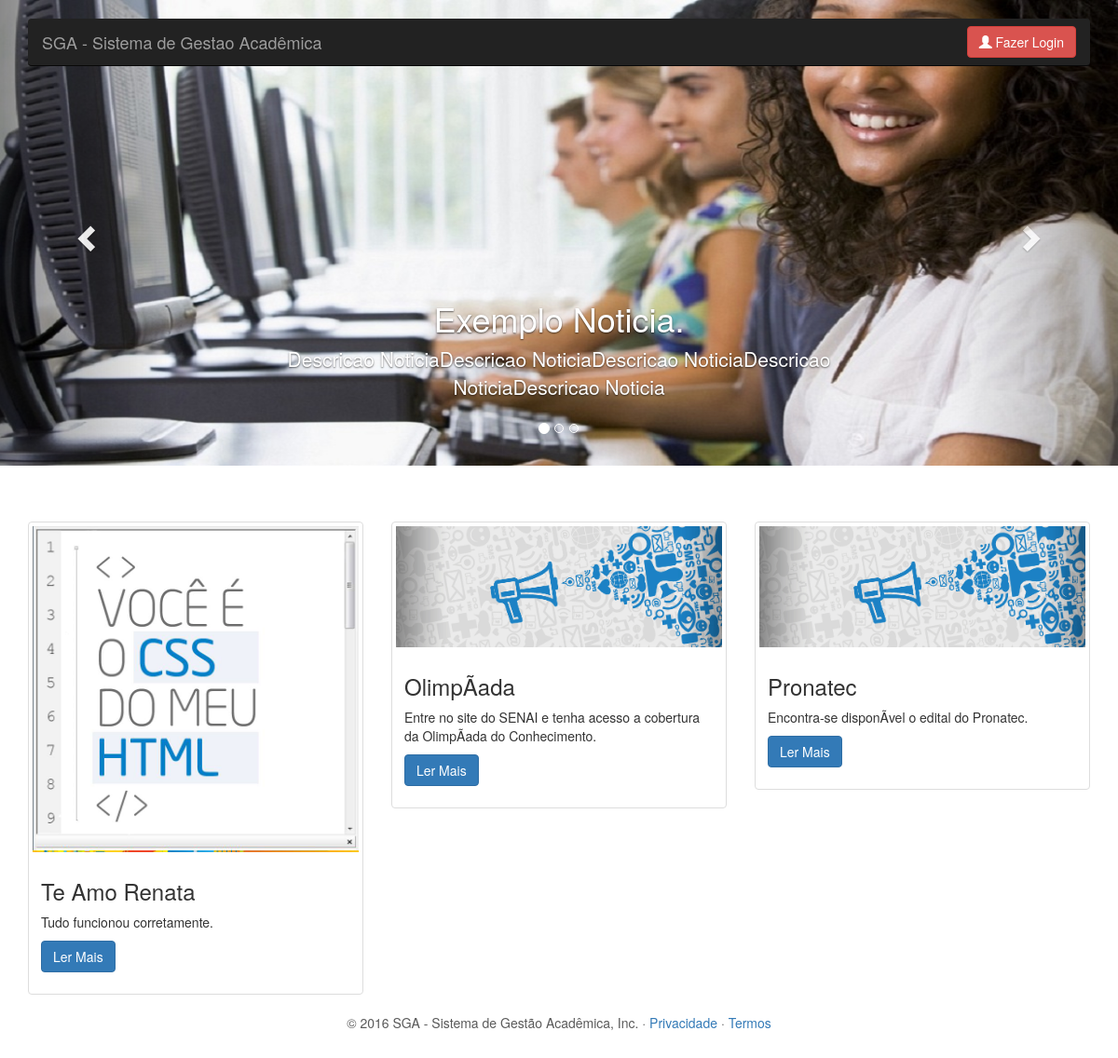
The page / on the database its author committed.
### tables this page shows
CREATE TABLE IF NOT EXISTS `noticias` (
  `tit_noticia` varchar(25) NOT NULL,
  `desc_noticia` varchar(160) NOT NULL,
  `imagem` varchar(50) DEFAULT NULL,
  `cd_noticias` bigint(20) NOT NULL,
  `permissao` varchar(1) NOT NULL,
  `posicao` varchar(10) NOT NULL,
  `categoria` varchar(20) NOT NULL,
  `foto` varchar(300) NOT NULL
);

### classes/database.class.php (called while the page is built, shortened)
<?php
class Database {
  private $mysql;
  private $query;
  public function __construct() {
    $this->mysql = new mysqli('localhost', 'root','', 'sga');
  }
  protected function clearAttributes() {
    $not = array('last_query', 'operators', 'join_types');
    $attrs = get_object_vars($this);
  }
  public function result() {
    $data = array();
    if(!empty($this->query)) {
      while($result = mysqli_fetch_object($this->query)) {
        $data[] = (Object) array_map("utf8_encode", (Array) $result);
      }
    }
    return $data;
  }
  public function query($query, $escape = FALSE) {
    $escape = (!is_bool($escape)) ? TRUE : $escape;
    $this->query = $this->mysql->query($query);
    return $this;
  }
}

### classes/noticia.class.php (the view, shortened to what this page needs)
<?php
Class Noticia extends Funcoes {
  public function getNoticias() {
    $objetoSql = new Database();
    $resultado = $objetoSql->query('select * from noticias order by cd_noticias DESC limit 3')->result();
    if(count($resultado) > 0) {
      return $resultado;
    }else {
      return false;
    }
  }
  public function geraNoticia() {
    $noticias = $this->getNoticias();
    foreach ($noticias as $itens) { ?>
      <div class="col-sm-6 col-md-4">
        <div class="thumbnail">
          <img src="<?= (isset($itens->foto) && $itens->foto != '') ? 'uploads/noticias/'.$itens->foto : 'assets/imagens/news2.gif'; ?> " alt="...">
          <div class="caption">
            <h3><?= $itens->tit_noticia;?></h3>
            <p><?= $itens->desc_noticia;?></p>
            <p><a href="#" class="btn btn-primary" role="button">Ler Mais</a></p>
          </div>
        </div>
      </div>
    <?php
    }
  }
}

### assets/css/carousel.css (style rules this page uses)
body { padding-bottom: 40px; color: #5a5a5a; }

### rows shown on the page
noticias: foto (picture), tit_noticia "Te Amo Renata", desc_noticia "Tudo funcionou corretamente."
noticias: tit_noticia "OlimpÃ­ada", desc_noticia "Entre no site do SENAI e tenha acesso a cobertura da OlimpÃ­ada do Conhecimento."
noticias: tit_noticia "Pronatec", desc_noticia "Encontra-se disponÃ­vel o edital do Pronatec."
